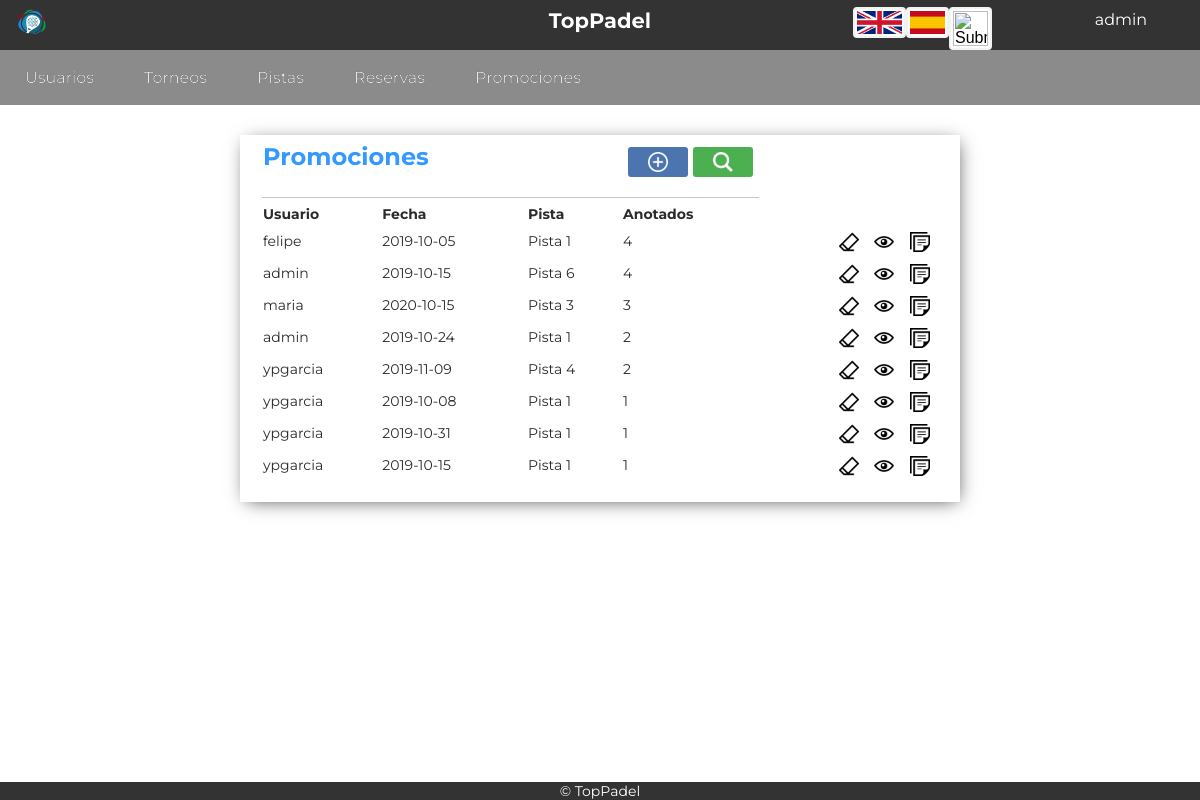
Screenshot of /Controllers/Promociones_Controller.php (signed in) with the database file from the repository.
### tables this page shows
CREATE TABLE `promociones` (
  `ID_Promo` int(11) NOT NULL,
  `fecha` date NOT NULL,
  `hora_inicio` time NOT NULL,
  `usuarios_login_usuario` varchar(45) DEFAULT NULL,
  `pista_ID_Pista` tinyint(5) DEFAULT NULL,
  `cerrada` enum('SI','NO') NOT NULL
);

CREATE TABLE `pista` (
  `ID_Pista` tinyint(5) NOT NULL,
  `Nombre_Pista` varchar(45) NOT NULL,
  `techo` enum('Interior','Exterior') NOT NULL,
  `suelo` enum('Blanda','Dura') NOT NULL
);

### Functions/Authentication.php (called while the page is built)
<?php
function IsAuthenticated(){
	if (!isset($_SESSION['login'])){
		return false;
	}
	else{
		return true;
	}
}
?>

### Models/Promociones_Model.php (called while the page is built, shortened)
<?php
class Promociones_Model {
function __construct($ID_Promo, $fecha, $hora_inicio, $usuarios_login_usuario, $pista_ID_Pista){
		include_once 'Access_DB.php';
		$this->mysqli = ConnectDB();
}
function PromocionesShowAllTodas(){
	$sql = "SELECT ID_Promo,fecha,hora_inicio,usuarios_login_usuario,
			pista_ID_Pista,p.Nombre_Pista
			FROM promociones promo,pista p
			WHERE promo.`pista_ID_Pista`= p.ID_Pista";
	if (!($resultado = $this->mysqli->query($sql))){
		return 'No existe';
	}
    else{
		$result = $resultado;
		return $result;
	}
}
}
?>

### Models/Access_DB.php (called while the page is built)
<?php
function ConnectDB()
{
    $mysqli = new mysqli("localhost", "todolist", "todolist", "todolist");
	if ($mysqli->connect_errno) {
		include './MESSAGE.php';
		new MESSAGE("Fallo al conectar a MySQL: (" . $mysqli->connect_errno . ") " . $mysqli->connect_error, './index.php');
		return false;
	}
	else{
		return $mysqli;
	}
}
?>

### Views/Promociones_SHOWALL_Admin_View.php (the view, shortened to what this page needs)
<?php
include_once '../Functions/Authentication.php';
include_once '../Views/Header.php';
 class Promociones_SHOWALL_Admin{
	var $datos;
	var $usuarios;
	var $usuarios2;
	function __construct($datos,$usuarios,$enlace){
		$this -> datos = $datos;
		$this -> usuarios = $usuarios;
		$this -> usuarios2 = [];
		if($this -> usuarios -> num_rows > 0){
			while($usu = $this -> usuarios -> fetch_array()){
						$this -> usuarios2[$usu[1]] = $usu[0];
							}
		}
		$this -> pinta();
	}
	function pinta(){
?>
	<div class="showall">
		<table class="showAllUsers">
			<tr><th class="title" colspan="4"><?php echo $strings['Promociones']; ?>
			<form class="tableActions" action="../Controllers/Promociones_Controller.php" method="">
			<button class="buscar-little" name="action" value="Confirmar_SEARCH1" type="submit"></button>
			<button class="anadir-little"  name="action" value="Confirmar_ADD1" type="submit"></button>
			</form>
			</th></tr>
			<tr>
				<th><?php echo $strings['Usuario']; ?></th>
				<th><?php echo $strings['Fecha']; ?></th>
				<th><?php echo $strings['Pista']; ?></th>
				<th><?php echo $strings['Anotados']; ?></th>
				<th></th>
			</tr>
		<?php
			while($fila = $this ->datos->fetch_array()){
		?>
			<tr>
				<form action="../Controllers/Promociones_Controller.php" method="post" name="action" >
					<td><?php echo $fila['usuarios_login_usuario']; ?></td>
					<td><?php echo $fila['fecha']; ?></td>
					<td><?php echo $fila['Nombre_Pista'] ?></td>
					<td>
						<?php
						if($this -> usuarios-> num_rows == 0){
							echo '0';
						}
						else{
							foreach($this -> usuarios2 as $indice => $valor){
								if($indice == $fila['ID_Promo']){
									echo $valor;
								}
							}
						}
						?>
						</td>
					<td style="text-align:right">
						<button class="borrar" name="action" value="Confirmar_DELETE1" type="submit"></button>
						<button class="add" name="action" value="Confirmar_SHOWCURRENT" type="submit"></button>
						<button class="inscripcion" name="action" value="Confirmar_INSCRIPCION1" type="submit"></button>
					</form>
			</tr>
		<?php
			}
		?>
		</table>
	</div>
<?php
    }
}
?>
<footer>
	<?php include '../Views/Footer.php'; ?>

### Controllers/Promociones_Controller.php (shortened to what this page needs)
<?php
include_once "../Functions/Authentication.php";
if (!IsAuthenticated()){
    new MESSAGE('No puedes ver esto si no estás logueado', '../Controllers/Login_Controller.php');
}else{
	include_once "../Models/Promociones_Model.php";
	include_once "../Views/Promociones_SHOWALL_Admin_View.php";
	include_once "../Views/Promociones_SHOWALL_Todas_View.php";
	include_once "../Views/Promociones_SHOWALL_Mias_View.php";
	switch ($_REQUEST['action']){
		default:
			if(isset($_SESSION['tipo'])){
				if($_SESSION['tipo']=='ADMIN'){
					$promocion = new Promociones_Model('','','','','');
					$datos = $promocion -> PromocionesShowAllTodas();
					$usuarios = $promocion -> ContarUsuarios();
					$respuesta = new Promociones_SHOWALL_Admin($datos,$usuarios,'../Controllers/Promociones_Controller.php');
			}
			}
	}
}
?>

### Views/Header.php (shortened to what this page needs)
<?php
	include_once '../Functions/Authentication.php';
?>
<html>
<head>
	<link rel="stylesheet" type="text/css" href="../Views/css/style.css">
	<link rel="stylesheet" href="https://cdnjs.cloudflare.com/ajax/libs/font-awesome/4.7.0/css/font-awesome.min.css">
	<link rel="stylesheet" type="text/css" href="../Views/css/tcal.css" />
</head>
<?php
if(isset($_SESSION['tipo'])){
	if($_SESSION['tipo']=='ADMIN'){
?>
<header id="main-header">
	<div class="fixednav">
		<div class="topnav">
			<div class="topnav-centered">
				<a><h2>TopPadel</h2></a>
			</div>
			<a class="alogo"><button class="logo"></button></a>
			<div class="topnav-right">
                <?php
                    if (IsAuthenticated()){
                ?>
			<nav class="perfil"><ul>
				<li><?php echo $_SESSION['login'];?></a>
				</li>
			</ul>
			</nav>
                <?php
                    }
                    else{
                ?>
                    <a href='../Controllers/Registro_Controller.php'><button class="registrar"></button></a>
                <?php
                    }
                ?>
			</div>
			<div class="flags1" >
				<form name='idioma' action="../Functions/CambioIdioma.php" method="POST" style="display: inline-block; margin:0; padding:0;">
					<input type="image" src="../Views/img/uk.png"  width="45px">
				</form>
				<form name='idioma' action="../Functions/CambioIdioma.php" method="POST" style="display: inline-block; margin:0; padding:0;">
					<input type="image"  src="../Views/img/spain.png"  width="35px" >
				</form>
				<form name='idioma' action="../Functions/CambioIdioma.php" method="POST" style="display: inline-block; margin:0; padding:0;">
					<input type="image"  src="../Views/img/galicia.png" width="35px">
				</form>
			</div>
	</div>
	<div class="menu-bar" id="menu-bar">
		<li><a href="../Controllers/Usuarios_Controller.php"><?php echo $strings['Usuarios']; ?></a></li>
		<li><a href="../Controllers/Torneos_Controller.php"><?php echo $strings['Torneos']; ?></a></li>
		<li><a href="../Controllers/Pistas_Controller.php"><?php echo $strings['Pistas']; ?></a></li>
		<li><a href="../Controllers/Reservas_Controller.php"><?php echo $strings['Reservas']; ?></a></li>
		<li><a href="../Controllers/Promociones_Controller.php"><?php echo $strings['Promociones']; ?></a></li>
	</div>
</header>
<?php
}
}
?>

### Views/Footer.php
<div class="footer" id="footer">
	<li>© TopPadel</li>
</div>
</body>
</html>

### Views/Promociones_SHOWALL_Todas_View.php (shortened to what this page needs)
<?php
include_once '../Functions/Authentication.php';
include_once '../Views/Header.php';
?>
<footer>
	<?php include '../Views/Footer.php'; ?>
</footer>

### Views/Promociones_SHOWALL_Mias_View.php (shortened to what this page needs)
<?php
include_once '../Functions/Authentication.php';
include_once '../Views/Header.php';
?>
<footer>
	<?php include '../Views/Footer.php'; ?>
</footer>

### Views/css/style.css (style rules this page uses)
.flags1 { display:inline-flex; float:right; padding:10px; width: auto; }
.flags1 form { box-shadow: none; }
.topnav { position: fixed; background-color: #333; margin: -10px 0px 0px 0px; width: 100%; height: 60; z-index: 8999; }
.topnav a { float: left; color: white; text-align: center; padding: 18px 16px 16px 16px; text-decoration: none; font-size: 14px; font-style: normal; text-shadow: 0px 0px 0px #000000; }
.topnav-centered a { float: none; position: absolute; top: 50%; left: 50%; transform: translate(-50%, -50%); }
.topnav-right { float: right; display: flex; text-align: center; }
.menu-bar { width: 100%; border-top: 50px solid; height: 55px; line-height: 100%; background: #8B8B8B; position: inherit; }
.menu-bar li { margin: 0px 0px 0px 0px; padding: 0px 0px 0px 0px; float: left; position: inherit; list-style: none; }
.menu-bar a { font-style: normal; font-size: 16px; color: #E7E5E5; text-decoration: none; display: block; padding: 20px 25px 19px 25px; margin: 0; margin-bottom: 0px; border-radius: 0px; text-shadow: 0px 0px 0px #000000; }
.footer { font-size: 14; background-color: #333; position: fixed; left: 0; bottom: 0; width: 100%; height: auto; display: inline-table; text-align: center; z-index: 999; color: white }
.footer li { display: inline; }
form { font-size:14px; color:#2b2b2b; width:50%; margin-left:auto; margin-right:auto; margin-top:50px; padding: 20px 40px 20px 20px; box-shadow: 2px 3px 18px -5px rgba(0,0,0,0.75); }
input { padding:2px; border:2px solid #f2f2f2; border-radius:4px; background-color:#fff; margin-top: 7; font-size:16px; }
.showAllUsers { font-size:14px; color:#2b2b2b; width:60%; margin-left:auto; margin-right:auto; margin-top:30px; margin-bottom: 35px; padding: 0px 20px 20px 20px; box-shadow: 2px 3px 18px -5px rgba(0,0,0,0.75); }
.title { text-align:left; font-size:24px; font-weight:bold; border-bottom: 1px solid rgba(114, 114, 114, 0.411); color:#39F; padding-bottom: 20px; }
th { padding-top: 5px; text-align: left; }
.logo { background-size: 35px 35px; background-color: #333; background-position: center; background-repeat: no-repeat; margin-top: 0px; margin-right: 0px; border: none; padding: 15px 15px; cursor: pointer; background-image: url(../img/logo.png); }
button { background-size: 20px 20px; background-position: center; background-repeat: no-repeat; margin-top: 25px; margin-right: 30px; border: none; color: white; padding: 20px 35px; text-align: center; font-size: 16px; cursor: pointer; border-radius: 3px; background-color:green; }
.buscar-little { vertical-align: text-bottom; float: right; margin-top: 5px; margin-right: 5px; padding: 15px 30px; background-image: url(../img/buscar.png); background-color: #4CAF50; }
.anadir-little { vertical-align: text-bottom; float: right; margin-top: 5px; margin-right: 5px; padding: 15px 30px; background-image: url(../img/anadir.png); background-color: rgb(76, 116, 175); }
.borrar { background-image: url(../img/borrar.png); background-color: Transparent; background-repeat:no-repeat; border: none; cursor:pointer; overflow: hidden; outline:none; margin-top: 5px; margin-right: 2px; padding: 10px 15px; margin-bottom: 3px; }
.add { background-image: url(../img/ver.png); background-color: Transparent; background-repeat:no-repeat; border: none; cursor:pointer; overflow: hidden; outline:none; margin-top: 5px; margin-right: 2px; padding: 10px 15px; margin-bottom: 3px; }
.inscripcion { background-image: url(../img/note.png); background-color: Transparent; background-repeat:no-repeat; border: none; cursor:pointer; overflow: hidden; outline:none; margin-top: 5px; margin-right: 2px; padding: 10px 15px; margin-bottom: 3px; }
.tableActions { display: contents; }
nav li { display:inline-block; width:150px; height:30px; padding: 4px; background-color:#333; border:none; text-align:center; color:#fff; position:relative; }

### rows the page displays
promociones: usuarios_login_usuario "felipe", fecha "2019-10-05", pista_ID_Pista.Nombre_Pista "Pista 1", valor "4"
promociones: usuarios_login_usuario "admin", fecha "2019-10-15", pista_ID_Pista.Nombre_Pista "Pista 6", valor "4"
promociones: usuarios_login_usuario "maria", fecha "2020-10-15", pista_ID_Pista.Nombre_Pista "Pista 3", valor "3"
promociones: usuarios_login_usuario "admin", fecha "2019-10-24", pista_ID_Pista.Nombre_Pista "Pista 1", valor "2"
promociones: usuarios_login_usuario "ypgarcia", fecha "2019-11-09", pista_ID_Pista.Nombre_Pista "Pista 4", valor "2"
promociones: usuarios_login_usuario "ypgarcia", fecha "2019-10-08", pista_ID_Pista.Nombre_Pista "Pista 1", valor "1"
promociones: usuarios_login_usuario "ypgarcia", fecha "2019-10-31", pista_ID_Pista.Nombre_Pista "Pista 1", valor "1"
promociones: usuarios_login_usuario "ypgarcia", fecha "2019-10-15", pista_ID_Pista.Nombre_Pista "Pista 1", valor "1"

### other values shown
$_SESSION['login'] "admin"
$strings['Usuarios'] "Usuarios"
$strings['Torneos'] "Torneos"
$strings['Pistas'] "Pistas"
$strings['Reservas'] "Reservas"
$strings['Promociones'] "Promociones"
$strings['Usuario'] "Usuario"
$strings['Fecha'] "Fecha"
$strings['Pista'] "Pista"
$strings['Anotados'] "Anotados"
